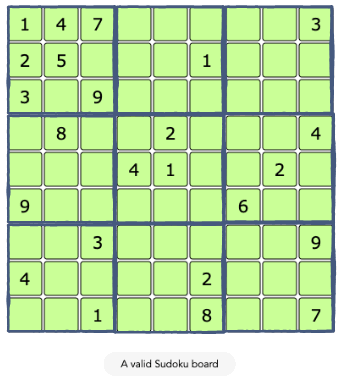
#> input picture tests/vision/fixtures/colored-grid.png, 346 x 381 px
$ python -i reader.py   (imports and definitions only)   (Python 2 division)
#> lines starting #> are read from the running program, lines starting #| are printed output that depends on the picture; after the words box and inside, x2 and y2 are one past the last pixel; in counts of white or black regions, pixels touching at a corner belong together
"""Experimental printed-digit recognition using normalized glyph templates.

Scores measure visual similarity, not calibrated probabilities. Every result
requires human review; Sudoku constraints are never used to invent clues.
"""

import base64
from functools import lru_cache
from io import BytesIO
import warnings

MAX_BYTES = 8 * 1024 * 1024
MAX_PIXELS = 16_000_000


def _dependencies():
    try:
        import cv2
        import numpy as np
        from PIL import Image, ImageDraw, ImageFont, ImageOps
    except ImportError as exc:
        raise ValueError('Image import needs optional packages. Run: python -m pip install ".[vision]"') from exc
    return cv2, np, Image, ImageDraw, ImageFont, ImageOps


# [66 lines left out: functions _normalize, _templates, _recognize, _is_border_fragment, not called in this run]


def _warp(gray):
    cv2, np, *_ = _dependencies()
    binary = cv2.adaptiveThreshold(gray, 255, cv2.ADAPTIVE_THRESH_GAUSSIAN_C,
                                   cv2.THRESH_BINARY_INV, 31, 9)
    contours, _ = cv2.findContours(binary, cv2.RETR_LIST, cv2.CHAIN_APPROX_SIMPLE)
    for contour in sorted(contours, key=cv2.contourArea, reverse=True)[:30]:
        if cv2.contourArea(contour) < gray.size * .1:
            continue
        quad = cv2.approxPolyDP(contour, .02 * cv2.arcLength(contour, True), True)
        if len(quad) != 4 or not cv2.isContourConvex(quad):
            continue
        pts = quad.reshape(4, 2).astype(np.float32)
        sums, diffs = pts.sum(axis=1), np.diff(pts, axis=1).ravel()
        ordered = np.array([pts[sums.argmin()], pts[diffs.argmin()],
                            pts[sums.argmax()], pts[diffs.argmax()]], dtype=np.float32)
        if len(np.unique(ordered, axis=0)) != 4:
            continue
        transform = cv2.getPerspectiveTransform(ordered, np.float32([[0, 0], [719, 0], [719, 719], [0, 719]]))
        warped = cv2.warpPerspective(gray, transform, (720, 720), borderValue=255)
        ink = cv2.adaptiveThreshold(warped, 255, cv2.ADAPTIVE_THRESH_GAUSSIAN_C,
                                    cv2.THRESH_BINARY_INV, 31, 9)
        # Require internal grid lines in both directions, not merely a rectangle.
        projections = [np.mean(ink > 0, axis=axis) for axis in [0, 1]]
        if all(sum(float(p[n*80-7:n*80+8].max()) > .55 for n in range(1, 9)) >= 7
               for p in projections):
            return warped, ink
    raise ValueError("Could not find a complete 9 by 9 grid. Crop around one upright puzzle with all borders visible.")


# [60 lines left out: function read_image, not called in this run]

>>> import cv2
>>> picture = cv2.imread('../../../tests/vision/fixtures/colored-grid.png', cv2.IMREAD_GRAYSCALE)
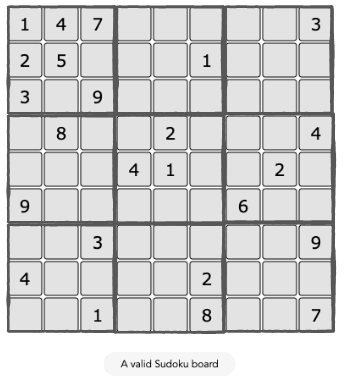
#> picture: shape (381, 346); min 0, max 255, mean 209.6
>>> result = _warp(picture)
#> in _warp, `binary = cv2.adaptiveThreshold(gray, 255, cv2.ADAPTIVE_THRESH_GAUSSIAN..`:
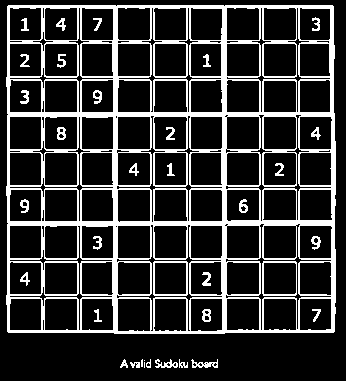
#> binary: shape (381, 346); 19.7% white; 36 white regions (3 under 20 px)
#> in _warp, `contours, _ = cv2.findContours(binary, cv2.RETR_LIST, cv2.CHAIN_APPROX..`: contours = 174 contours, 27 with area under 20; largest, box (x1, y1, x2, y2) and area: (6, 5, 336, 334) 107092, (225, 223, 332, 331) 2030, (116, 224, 223, 332) 2030, (153, 261, 188, 296) 1154, (262, 261, 297, 296) 1152
#> the loop in _warp, `for contour in sorted(contours, key=cv2.contourArea, reverse=True)[:30]:` made 1 pass
#> (pts, sums, diffs, ordered) on pass 1: ([[8, 5], [7, 331], [333, 332], [333, 6]], [13, 338, 665, 339], [-3, 324, -1, -327], [[8, 5], [333, 6], [333, 332], [7, 331]])
#> pass 1, in _warp, `warped = cv2.warpPerspective(gray, transform, (720, 720), borderValue=..`:
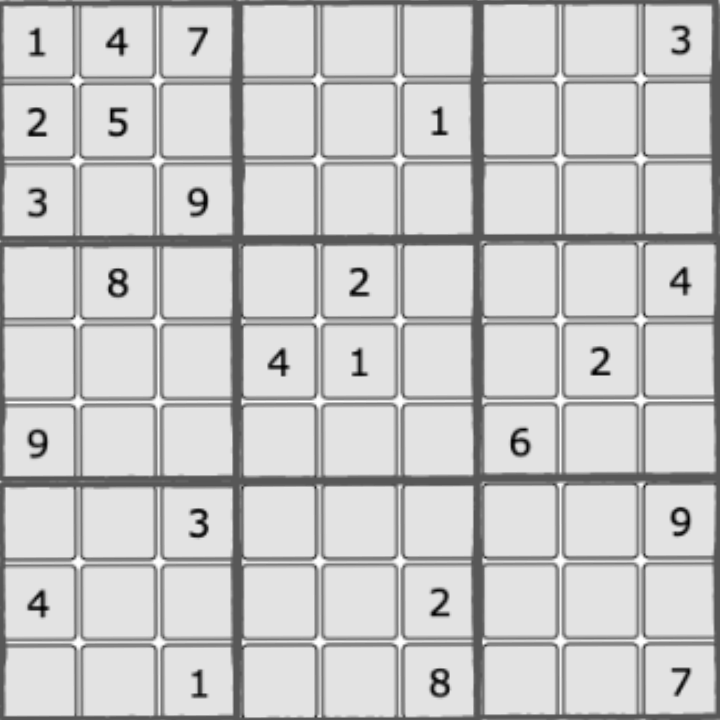
#> warped: shape (720, 720); min 0, max 255, mean 201.3
#> pass 1, in _warp, `ink = cv2.adaptiveThreshold(warped, 255, cv2.ADAPTIVE_THRESH_GAUSSIAN_..`:
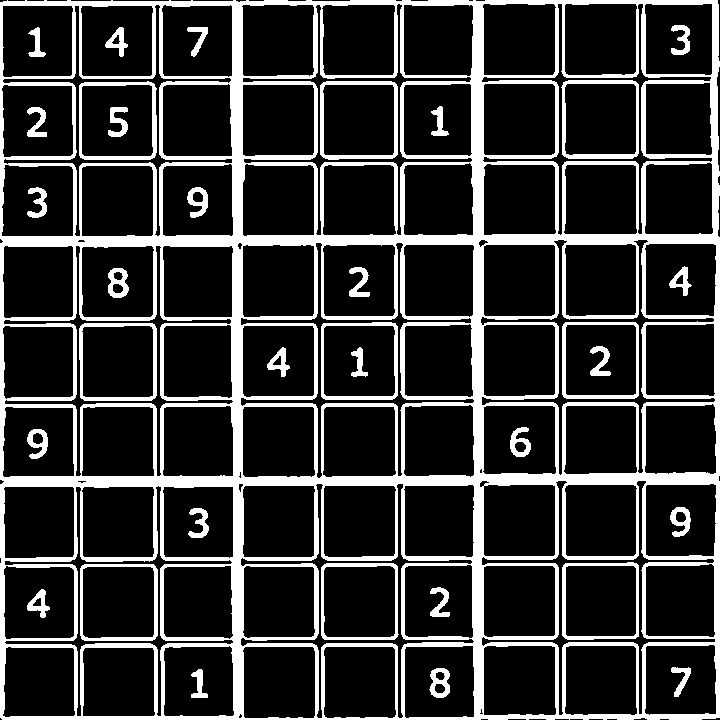
#> ink: shape (720, 720); 20.8% white; 34 white regions, largest, box (x1, y1, x2, y2) and area: (0, 0, 720, 720) 91237, (320, 81, 398, 160) 1152, (561, 80, 639, 159) 1110
